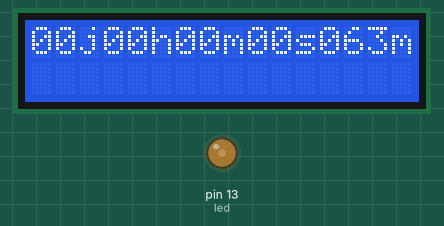
The sketch below on a simulated Arduino Uno, built with avr-gcc and run on an emulated ATmega328P. On the bench: 16×2 character LCD, output pins drawn as LEDs (lit = HIGH).

Above: at 0.21 s.
At 9.98 s:
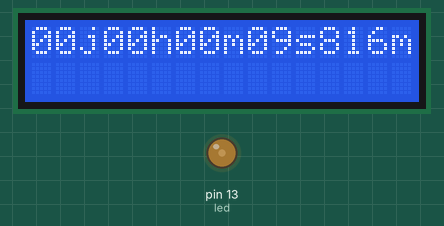
At 19.97 s:
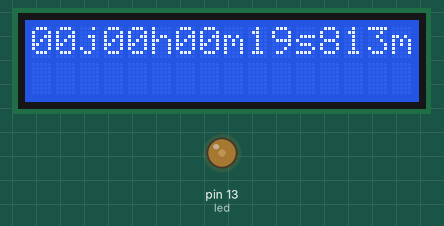
At 39.66 s:
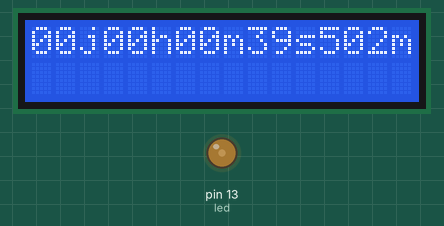
Timing chart, 0 to 40.0 s (numbered marks = the images above):
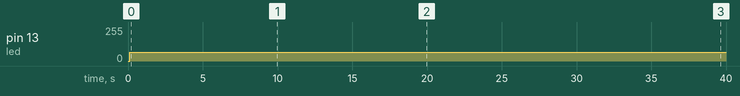

The sketch:

Temps_depuis_allumage_vers_LCD.ino
```cpp
#include <LiquidCrystal.h>

int msn = 0;  // ms net renvoi les 3 chiffes des ms ex: 234ms pour 24234ms bruts
unsigned long msb = 0; // ms Bruts (totals ex 24234ms)

unsigned long s = 0; // renvois la valeur brut des secondes ex: 600 pour 10 minutes
int sn = 0; // renvois la valeur net des secondes ex: pour 67 renvois 7
unsigned long m = 0; // renvois la valeur brut des minutes ex: 600 minutes pour 10 heures
int mn = 0; // renvois la valeur net des minutes ex: pour 67 renvois 7
unsigned long h = 0; // renvois la valeur brut des heures ex: 48 minutes pour 2 jours
int hn = 0; // renvois la valeur net des jours ex: pour 49 renvois 1
int j = 0; // renvois la valeurs des jours ne peut pas depasser les 50 jours (limites arduino)
int led = 13;
LiquidCrystal lcd(0, 1, 2, 3, 4, 5); // LCD en 4 bits 0 a RS, 1 a E, 2 a D4, 3 a D5, 4 a D6, et 5 a D7

void setup() {

  lcd.begin(16, 2);
  pinMode(led, OUTPUT);
  lcd.setCursor(2, 0);
  lcd.print("j");
  lcd.setCursor(5, 0);
  lcd.print("h");
  lcd.setCursor(8, 0);
  lcd.print("m");
  lcd.setCursor(11, 0);
  lcd.print("s");
  lcd.setCursor(15, 0);
  lcd.print("m");

}

void loop() {

  digitalWrite(led, HIGH);

  msb = millis();
  msn = msb % 1000;
  s = msb / 1000;
  sn = s % 60;
  m = s / 60;
  mn = m % 60;
  h = m / 60;
  hn = h % 24;
  j = h / 24;

  if (j < 10) {
    lcd.setCursor(0, 0);
    lcd.print("0");
    lcd.setCursor(1, 0);
  }
  else {

    lcd.setCursor(0, 0);
    lcd.print(j);
  }
  lcd.print(j);

  if (hn < 10) {
    lcd.setCursor(3, 0);
    lcd.print("0");
    lcd.setCursor(4, 0);
  }
  else {
    lcd.setCursor(3, 0);
  }
  lcd.print(hn);


  if (mn < 10) {
    lcd.setCursor(6, 0);
    lcd.print("0");
    lcd.setCursor(7, 0);
  }
  else {
    lcd.setCursor(6, 0);
  }
  lcd.print(mn);

  if (sn < 10) {
    lcd.setCursor(9, 0);
    lcd.print("0");
    lcd.setCursor(10, 0);
  }
  else {
    lcd.setCursor(9, 0);
  }
  lcd.print(sn);

  if (msn < 100) {
    lcd.setCursor(12, 0);
    lcd.print("0");
    lcd.setCursor(13, 0);
  }
  else {
    lcd.setCursor(12, 0);
  }
  lcd.print(msn);

  digitalWrite(led, LOW);

  delay(10);


}
```

Measured:
- by itself, pin 13 (led): 0/255 → 64/255 at 0.13 s
